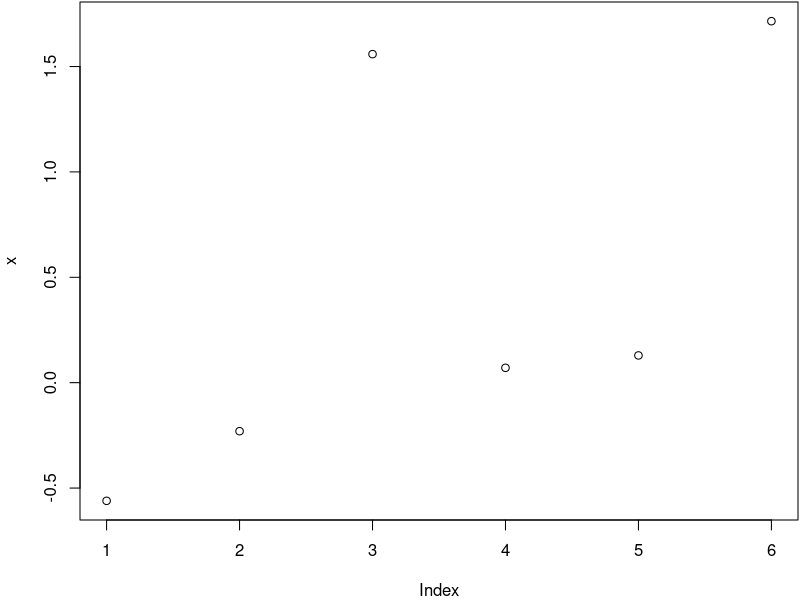

Here is the R script that generated this plot:
#' This is a special R script which can be used to generate a report. You can
#' write normal text in roxygen comments.
#'
#' First we set up some options (you do not have to do this):

#+ setup, include=FALSE
library(knitr)
opts_chunk$set(fig.path = 'figure/silk-')

#' The report begins here.

#+ test-a, cache=FALSE
# boring examples as usual
set.seed(123)
x = rnorm(6)
mean(x)

#' You can use the special syntax {{code}} to embed inline expressions, e.g.
{{mean(x) + 2}}
#' is the mean of x plus 2.
#' The code itself may contain braces, but these are not checked.  Thus,
#' perfectly valid (though very strange) R code such as `{{2 + 3}} - {{4 - 5}}`
#' can lead to errors because `2 + 3}} - {{4 - 5` will be treated as inline code.
#'
#' Now we continue writing the report. We can draw plots as well.

#+ test-b, fig.width=5, fig.height=5
par(mar = c(4, 4, .1, .1)); plot(x)

#' Actually you do not have to write chunk options, in which case knitr will use
#' default options. For example, the code below has no options attached:

var(x)
quantile(x)

#' And you can also write two chunks successively like this:

#+ test-chisq5
sum(x^2) # chi-square distribution with df 5
#+ test-chisq4
sum((x - mean(x))^2) # df is 4 now

#' Done. Call spin('knitr-spin.R') to make silk from sow's ear now and knit a
#' lovely purse.

# /* you can write comments between /* and */ like C comments (the preceding #
# is optional)
Sys.sleep(60)
# */

# /* there is no inline comment; you have to write block comments */
